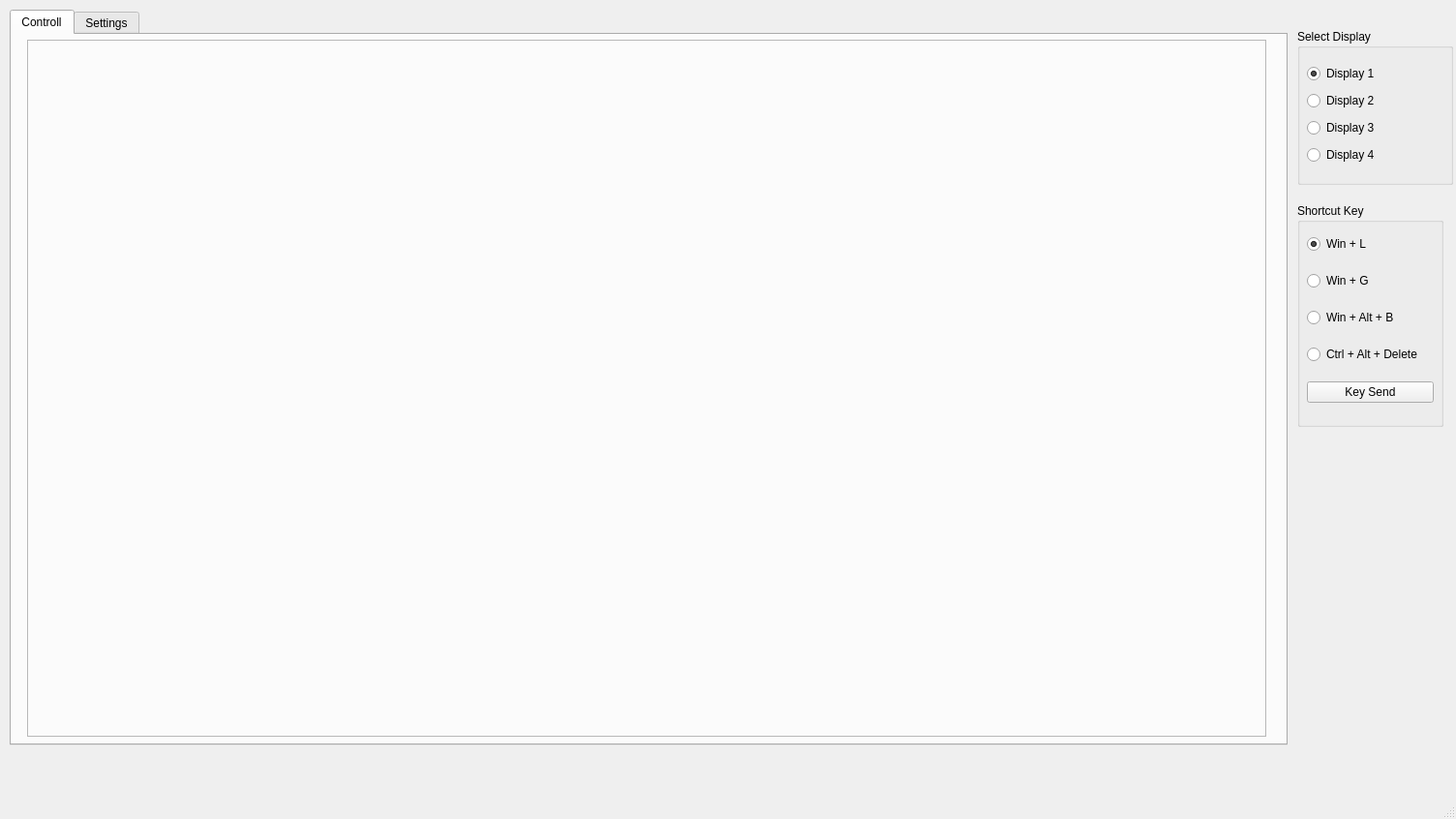
<?xml version="1.0" encoding="UTF-8"?>
<ui version="4.0">
 <class>MainWindow</class>
 <widget class="QMainWindow" name="MainWindow">
  <property name="geometry">
   <rect>
    <x>0</x>
    <y>0</y>
    <width>1504</width>
    <height>846</height>
   </rect>
  </property>
  <property name="sizePolicy">
   <sizepolicy hsizetype="Expanding" vsizetype="Expanding">
    <horstretch>0</horstretch>
    <verstretch>0</verstretch>
   </sizepolicy>
  </property>
  <property name="minimumSize">
   <size>
    <width>1502</width>
    <height>845</height>
   </size>
  </property>
  <property name="windowTitle">
   <string>MainWindow</string>
  </property>
  <widget class="QWidget" name="centralwidget">
   <widget class="QTabWidget" name="tabWidget">
    <property name="geometry">
     <rect>
      <x>10</x>
      <y>10</y>
      <width>1320</width>
      <height>760</height>
     </rect>
    </property>
    <property name="currentIndex">
     <number>0</number>
    </property>
    <widget class="QWidget" name="tab">
     <attribute name="title">
      <string>Controll</string>
     </attribute>
     <widget class="RenderHostWidgets" name="frame">
      <property name="geometry">
       <rect>
        <x>16</x>
        <y>5</y>
        <width>1280</width>
        <height>720</height>
       </rect>
      </property>
      <property name="sizePolicy">
       <sizepolicy hsizetype="Expanding" vsizetype="Expanding">
        <horstretch>0</horstretch>
        <verstretch>0</verstretch>
       </sizepolicy>
      </property>
      <property name="frameShape">
       <enum>QFrame::Shape::StyledPanel</enum>
      </property>
      <property name="frameShadow">
       <enum>QFrame::Shadow::Raised</enum>
      </property>
     </widget>
    </widget>
    <widget class="QWidget" name="tab_2">
     <attribute name="title">
      <string>Settings</string>
     </attribute>
     <widget class="QTextEdit" name="textEdit">
      <property name="geometry">
       <rect>
        <x>30</x>
        <y>60</y>
        <width>341</width>
        <height>41</height>
       </rect>
      </property>
     </widget>
     <widget class="QLabel" name="label">
      <property name="geometry">
       <rect>
        <x>30</x>
        <y>30</y>
        <width>151</width>
        <height>21</height>
       </rect>
      </property>
      <property name="font">
       <font>
        <pointsize>12</pointsize>
       </font>
      </property>
      <property name="text">
       <string>Client Name</string>
      </property>
     </widget>
     <widget class="QPushButton" name="pushButton_2">
      <property name="geometry">
       <rect>
        <x>410</x>
        <y>60</y>
        <width>91</width>
        <height>41</height>
       </rect>
      </property>
      <property name="font">
       <font>
        <pointsize>12</pointsize>
       </font>
      </property>
      <property name="text">
       <string>Save</string>
      </property>
     </widget>
     <widget class="QLabel" name="label_2">
      <property name="geometry">
       <rect>
        <x>560</x>
        <y>20</y>
        <width>171</width>
        <height>31</height>
       </rect>
      </property>
      <property name="font">
       <font>
        <pointsize>12</pointsize>
       </font>
      </property>
      <property name="text">
       <string>System Infomation</string>
      </property>
     </widget>
     <widget class="QLineEdit" name="lineEdit">
      <property name="geometry">
       <rect>
        <x>560</x>
        <y>60</y>
        <width>471</width>
        <height>171</height>
       </rect>
      </property>
      <property name="sizePolicy">
       <sizepolicy hsizetype="Expanding" vsizetype="Expanding">
        <horstretch>0</horstretch>
        <verstretch>0</verstretch>
       </sizepolicy>
      </property>
     </widget>
     <widget class="QLabel" name="label_3">
      <property name="geometry">
       <rect>
        <x>40</x>
        <y>230</y>
        <width>221</width>
        <height>31</height>
       </rect>
      </property>
      <property name="font">
       <font>
        <pointsize>12</pointsize>
       </font>
      </property>
      <property name="text">
       <string>Announcement</string>
      </property>
     </widget>
     <widget class="QLineEdit" name="lineEdit_2">
      <property name="geometry">
       <rect>
        <x>40</x>
        <y>260</y>
        <width>761</width>
        <height>131</height>
       </rect>
      </property>
     </widget>
     <widget class="QGroupBox" name="groupBox_3">
      <property name="geometry">
       <rect>
        <x>40</x>
        <y>450</y>
        <width>631</width>
        <height>71</height>
       </rect>
      </property>
      <property name="title">
       <string>Low-speed</string>
      </property>
      <widget class="QCheckBox" name="checkBox">
       <property name="geometry">
        <rect>
         <x>40</x>
         <y>30</y>
         <width>78</width>
         <height>20</height>
        </rect>
       </property>
       <property name="text">
        <string/>
       </property>
       <property name="checked">
        <bool>true</bool>
       </property>
      </widget>
      <widget class="QLabel" name="label_5">
       <property name="geometry">
        <rect>
         <x>90</x>
         <y>20</y>
         <width>501</width>
         <height>31</height>
        </rect>
       </property>
       <property name="text">
        <string>Network speed: ~100 Mbps / Max resolution of client display area: 1920x1080</string>
       </property>
      </widget>
     </widget>
     <widget class="QLabel" name="label_4">
      <property name="geometry">
       <rect>
        <x>40</x>
        <y>410</y>
        <width>221</width>
        <height>41</height>
       </rect>
      </property>
      <property name="font">
       <font>
        <pointsize>12</pointsize>
       </font>
      </property>
      <property name="text">
       <string>Mode Selection</string>
      </property>
     </widget>
     <widget class="QGroupBox" name="groupBox_4">
      <property name="geometry">
       <rect>
        <x>40</x>
        <y>550</y>
        <width>631</width>
        <height>71</height>
       </rect>
      </property>
      <property name="title">
       <string>Medium-speed</string>
      </property>
      <widget class="QCheckBox" name="checkBox_2">
       <property name="geometry">
        <rect>
         <x>40</x>
         <y>30</y>
         <width>78</width>
         <height>20</height>
        </rect>
       </property>
       <property name="text">
        <string/>
       </property>
      </widget>
      <widget class="QLabel" name="label_6">
       <property name="geometry">
        <rect>
         <x>90</x>
         <y>20</y>
         <width>501</width>
         <height>31</height>
        </rect>
       </property>
       <property name="text">
        <string>Network speed: 150-250 Mbps / Max resolution of client display area: 2560x1440</string>
       </property>
      </widget>
     </widget>
     <widget class="QGroupBox" name="groupBox_5">
      <property name="geometry">
       <rect>
        <x>40</x>
        <y>640</y>
        <width>631</width>
        <height>71</height>
       </rect>
      </property>
      <property name="title">
       <string>High-speed</string>
      </property>
      <widget class="QCheckBox" name="checkBox_3">
       <property name="geometry">
        <rect>
         <x>40</x>
         <y>30</y>
         <width>78</width>
         <height>20</height>
        </rect>
       </property>
       <property name="text">
        <string/>
       </property>
      </widget>
      <widget class="QLabel" name="label_7">
       <property name="geometry">
        <rect>
         <x>90</x>
         <y>20</y>
         <width>501</width>
         <height>31</height>
        </rect>
       </property>
       <property name="text">
        <string>Network speed: 300+ Mbps / Max resolution of client display area: 3840x2160</string>
       </property>
      </widget>
     </widget>
     <widget class="QPushButton" name="pushButton_3">
      <property name="geometry">
       <rect>
        <x>710</x>
        <y>660</y>
        <width>91</width>
        <height>51</height>
       </rect>
      </property>
      <property name="font">
       <font>
        <pointsize>12</pointsize>
       </font>
      </property>
      <property name="text">
       <string>Save</string>
      </property>
     </widget>
    </widget>
   </widget>
   <widget class="QGroupBox" name="groupBox">
    <property name="geometry">
     <rect>
      <x>1340</x>
      <y>30</y>
      <width>161</width>
      <height>161</height>
     </rect>
    </property>
    <property name="title">
     <string>Select Display</string>
    </property>
    <widget class="QRadioButton" name="radioButton">
     <property name="geometry">
      <rect>
       <x>10</x>
       <y>36</y>
       <width>92</width>
       <height>20</height>
      </rect>
     </property>
     <property name="text">
      <string>Display 1</string>
     </property>
     <property name="checked">
      <bool>true</bool>
     </property>
    </widget>
    <widget class="QRadioButton" name="radioButton_2">
     <property name="geometry">
      <rect>
       <x>10</x>
       <y>64</y>
       <width>92</width>
       <height>20</height>
      </rect>
     </property>
     <property name="text">
      <string>Display 2</string>
     </property>
    </widget>
    <widget class="QRadioButton" name="radioButton_3">
     <property name="geometry">
      <rect>
       <x>10</x>
       <y>92</y>
       <width>92</width>
       <height>20</height>
      </rect>
     </property>
     <property name="text">
      <string>Display 3</string>
     </property>
    </widget>
    <widget class="QRadioButton" name="radioButton_4">
     <property name="geometry">
      <rect>
       <x>10</x>
       <y>120</y>
       <width>92</width>
       <height>20</height>
      </rect>
     </property>
     <property name="text">
      <string>Display 4</string>
     </property>
    </widget>
   </widget>
   <widget class="QGroupBox" name="groupBox_2">
    <property name="geometry">
     <rect>
      <x>1340</x>
      <y>210</y>
      <width>151</width>
      <height>231</height>
     </rect>
    </property>
    <property name="title">
     <string>Shortcut Key</string>
    </property>
    <widget class="QWidget" name="verticalLayoutWidget">
     <property name="geometry">
      <rect>
       <x>10</x>
       <y>20</y>
       <width>131</width>
       <height>201</height>
      </rect>
     </property>
     <layout class="QVBoxLayout" name="verticalLayout">
      <item>
       <widget class="QRadioButton" name="radioButton_5">
        <property name="text">
         <string>Win + L</string>
        </property>
        <property name="checked">
         <bool>true</bool>
        </property>
       </widget>
      </item>
      <item>
       <widget class="QRadioButton" name="radioButton_6">
        <property name="text">
         <string>Win + G</string>
        </property>
       </widget>
      </item>
      <item>
       <widget class="QRadioButton" name="radioButton_7">
        <property name="text">
         <string>Win + Alt + B</string>
        </property>
       </widget>
      </item>
      <item>
       <widget class="QRadioButton" name="radioButton_9">
        <property name="text">
         <string>Ctrl + Alt + Delete</string>
        </property>
       </widget>
      </item>
      <item>
       <widget class="QPushButton" name="pushButton">
        <property name="text">
         <string>Key Send</string>
        </property>
       </widget>
      </item>
     </layout>
    </widget>
   </widget>
  </widget>
  <widget class="QMenuBar" name="menubar">
   <property name="geometry">
    <rect>
     <x>0</x>
     <y>0</y>
     <width>1504</width>
     <height>33</height>
    </rect>
   </property>
  </widget>
  <widget class="QStatusBar" name="statusbar"/>
 </widget>
 <customwidgets>
  <customwidget>
   <class>RenderHostWidgets</class>
   <extends>QFrame</extends>
   <header>renderhostwidgets.h</header>
   <container>1</container>
  </customwidget>
 </customwidgets>
 <resources/>
 <connections/>
</ui>
